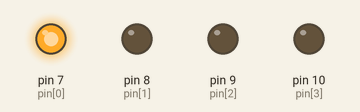
This sketch was run on a simulated Arduino Uno, built with avr-gcc and run on an emulated ATmega328P. Parts: output pins drawn as LEDs (lit = HIGH).

Above: at 0.2 s.
At 0.7 s:
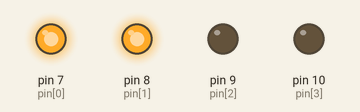
At 1.2 s:
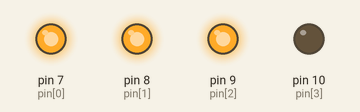
At 3.7 s:
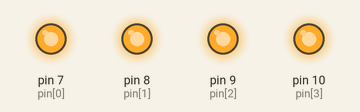
At 7.0 s:
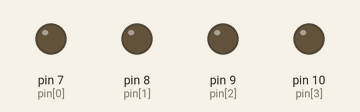
Timing chart, 0 to 9.8 s (numbered marks = the images above):
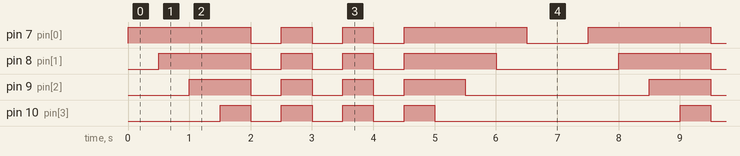

Measured:
- by itself, pin 7 (pin[0]): repeats every 7.5 s: 2 × (LOW 0.50 s, HIGH 0.50 s), LOW 0.50 s, HIGH 2.0 s, LOW 1.0 s, HIGH 2.0 s
- by itself, pin 8 (pin[1]): repeats every 7.5 s: 2 × (LOW 0.50 s, HIGH 0.50 s), LOW 0.50 s, HIGH 1.5 s, LOW 2.0 s, HIGH 1.5 s
- by itself, pin 9 (pin[2]): repeats every 7.5 s: 2 × (LOW 0.50 s, HIGH 0.50 s), LOW 0.50 s, HIGH 1.0 s, LOW 3.0 s, HIGH 1.0 s
- by itself, pin 10 (pin[3]): repeats every 7.5 s: 3 × (LOW 0.50 s, HIGH 0.50 s), LOW 4.0 s, HIGH 0.50 s

The sketch:

lab1task1.ino
```cpp
int pin[] = {7, 8, 9, 10};
int noOfPins = 4;
int noOfBlinks = 3;

void setup()
{
  // put your setup code here, to run once:
  for (int i = 0; i < noOfPins ; i++)
  {
    pinMode(pin[i], OUTPUT);
  }
  Serial.begin(9600);
}

// blinking function
void blink()
{
  for (int i = 0; i < noOfBlinks; i++)
  {
    // turn off leds
    for (int j = 0; j < noOfPins; j++)
    {
      digitalWrite(pin[j], LOW);
    }

    delay(500);

    // turn on leds
    for (int j = 0; j < noOfPins; j++)
    {
      digitalWrite(pin[j], HIGH);
    }

    delay(500);
  }
}

void loop()
{
  // put your main code here, to run repeatedly:
  // chasing sequence
  for (int i = 0; i < noOfPins; i++)
  {
    digitalWrite(pin[i], HIGH);
    delay(500);
  }

  // blinking function
  blink();

  // reverse chasing sequence
  for (int i = (noOfPins - 1); i >= 0 ; i--)
  {
    digitalWrite(pin[i], LOW);
    delay(500);
  }

  delay(500);
}
```
